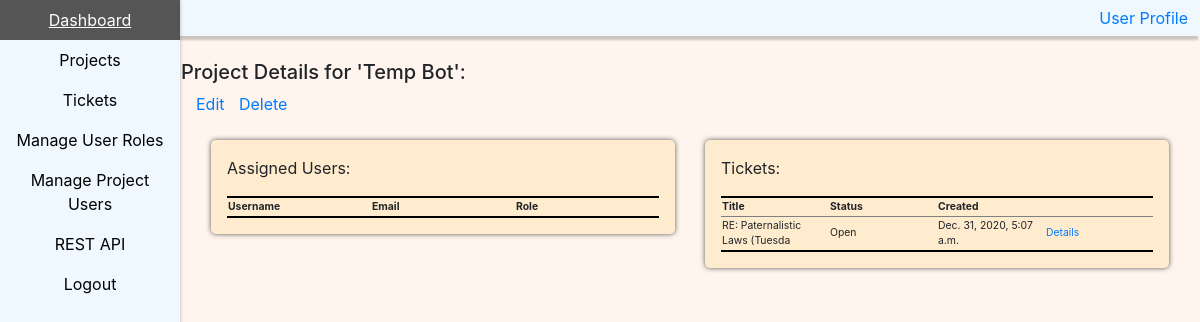
Before: /projects/details/Temp Bot/ with the older database file.
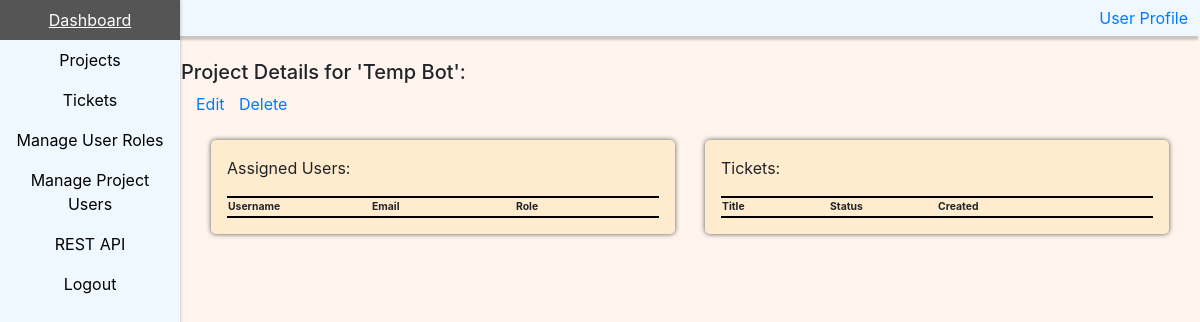
After: the same page with the newer database file.
### projects/models.py (models this page shows)
class Project(models.Model):
    name = models.CharField(max_length=30, primary_key=True)
    description = models.CharField(max_length=300)

### tickets/models.py (models this page shows)
class Ticket(models.Model):
    title = models.CharField(max_length=30, primary_key=True)
    description = models.CharField(max_length=300)
    status = models.CharField(max_length=15, default="Open")
    project = models.ForeignKey(Project, on_delete=models.CASCADE, null=True)
    priority = models.CharField(max_length=20)
    type = models.CharField(max_length=20)
    date = models.DateTimeField(auto_now_add=True, blank=True)

### projects/views.py (the view)
# urls.py: path('projects/details/<str:name>/', project_views.details_project, name="details_project"),
def details_project(request, name):
    page_data={"rows":[], "tickets":[], "project_name":" ", "project_description":" "}
    project_obj = Project.objects.get(pk=name)
    retrieve_tickets(request, project_obj, page_data)
    row=[]
    page_data["project_name"] = project_obj.name
    page_data["project_description"] = project_obj.description
    populate_page_data_with_project_users(request, page_data, project_obj)
    return render(request, 'projects/project_details.html', context=page_data)

### projects/views.py (called while the page is built)
def populate_page_data_with_project_users(request, page_data, project_obj):
    user_objects = User.objects.all()
    for user in user_objects:
        if user.project == project_obj:
            row=[]
            row.append(user.username)
            row.append(user.email)
            row.append(user.role)
            page_data.get("rows").append(row)
    return

### tickets/views.py (called while the page is built)
def retrieve_tickets(request, project_obj, page_data):
    tickets = Ticket.objects.all()
    for objects in tickets:
        if objects.project == project_obj:
            row=[]
            row.append(objects.title)
            row.append(objects.description)
            row.append(objects.status)
            row.append(objects.project)
            row.append(objects.priority)
            row.append(objects.type)
            row.append(objects.date)
            page_data.get("tickets").append(row)
    return

### templates/projects/project_details.html (shortened to what this page needs)
<!DOCTYPE html>
<html land="en">
  <head>
    {% load static %}
    <link rel="stylesheet" href="{% static 'style.css' %}" type="text/css"/>
  </head>
  <body>
    {% include "core/navigation_vertical.html" %}
    {% include "core/bootstrap.html" %}
    <div class="page_body">
      <div class="row">
        <h5> Project Details for '{{ project_name }}': </h5>
      </div>
      <a href="/projects/edit/{{ project_name }}">Edit</a>
      <a href="/projects/delete/{{ project_name }}" onclick="return confirm('Are you sure?')" style="padding-left:1%;">Delete</a>
      <br>
      <br>
      <div class="container">
        <div class="row">
          <div class="col">
            <div class="jumbotron">
            <p> Assigned Users: </p>
            <table class="info_tables">
              <tr class="info_tables">
                <th>Username</th>
                <th>Email</th>
                <th>Role</th>
              </tr>
            </table>
          </div>
          </div>
          <div class="col">
            <div class="jumbotron">
            <p> Tickets: </p>
            <table class="info_tables">
              <tr class="info_tables">
                <th>Title</th>
                <th>Status</th>
                <th>Created</th>
                <th></th>
              </tr>
              {% for items in tickets %}
              <tr class="info_tables">
                {% for cells in items %}
                  {% if forloop.counter0 == 0 or forloop.counter0 == 2 or forloop.counter0 == 6 %}
                  <td class="info_tables">
                    {{ cells }}
                  </td>
                  {% endif %}
                {% endfor %}
                <td class="info_tables">
                  <a class="btm btm-primary" href="/tickets/details/{{ items.0 }}">Details</a>
                </td>
              </tr>
              {% endfor %}
            </table>
          </div>
          </div>
        </div>
      </div>
    </div>
  </body>
</html>

### templates/core/navigation_vertical.html
<header>
<div class="navheader">
  <div class="navcontent">
    <span class="navspan"><a href='/user_profile/' class='user_profile'>User Profile</a></span>
  </div>
</div>
</header>
<ul>
<li><a href="/core/">Dashboard</a></li>
<li><a href="/projects/">Projects</a></li>
<li><a href="/tickets/">Tickets</a></li>
<li><a href="/manage_roles/">Manage User Roles</a></li>
<li><a href="/manage_projects/">Manage Project Users</a></li>
<li><a href="/api/v1/" target="_blank">REST API</a></li>
<li><a href="/logout/">Logout</a></li>
</ul>

### templates/core/bootstrap.html (shortened to what this page needs)
<link rel="stylesheet" href="https://stackpath.bootstrapcdn.com/bootstrap/4.5.2/css/bootstrap.min.css">

### static/style.css (style rules this page uses)
div.jumbotron { padding: 1rem 1rem; background-color: #FFEBCD; -moz-box-shadow: 0 0 5px #555; -webkit-box-shadow: 0 0 5px #555; box-shadow: 0 0 5px #555; }
ul { list-style-type: none; margin: 0; padding: 0; width: 15%; background-color: #F0F8FF; position: fixed; height: 100%; overflow: auto; -moz-box-shadow: -2px 0 5px 0 #555; -webkit-box-shadow: -2px 0 5px 0 #555; box-shadow: -2px 0 5px 0 #555; }
li a { display: block; color: #000; padding: 8px 16px; text-decoration: none; }
span.navspan { float: right; background-color: #F0F8FF; padding-right: 1%; }
div.page_body { margin-left:15%;padding:1px 16px;height:100%;background-color:#FFF5EE;padding-top: 5%; }
table.info_tables { table-layout: fixed; border: 2px solid black; width: 100%; border-left: none; border-right: none; font-size: 65%; }
tr.info_tables { border: 1px solid grey; border-left: none; border-right: none; }
a, button { display:inline-block; text-align: center; }
html { height: 100%; }
body { height: 100%; }
div.navheader { overflow: hidden; background-color: #F0F8FF; position: fixed; top: 0; width: 100%; padding-top: 0.5%; padding-bottom: 0.5%; box-shadow: 0 6px 2px -2px rgba(0,0,0,.2); }

Changed rows visible on the page:
removed Ticket: items "RE: Paternalistic Laws (Tuesda" "Open" "Dec. 31, 2020, 5:07 a.m."
